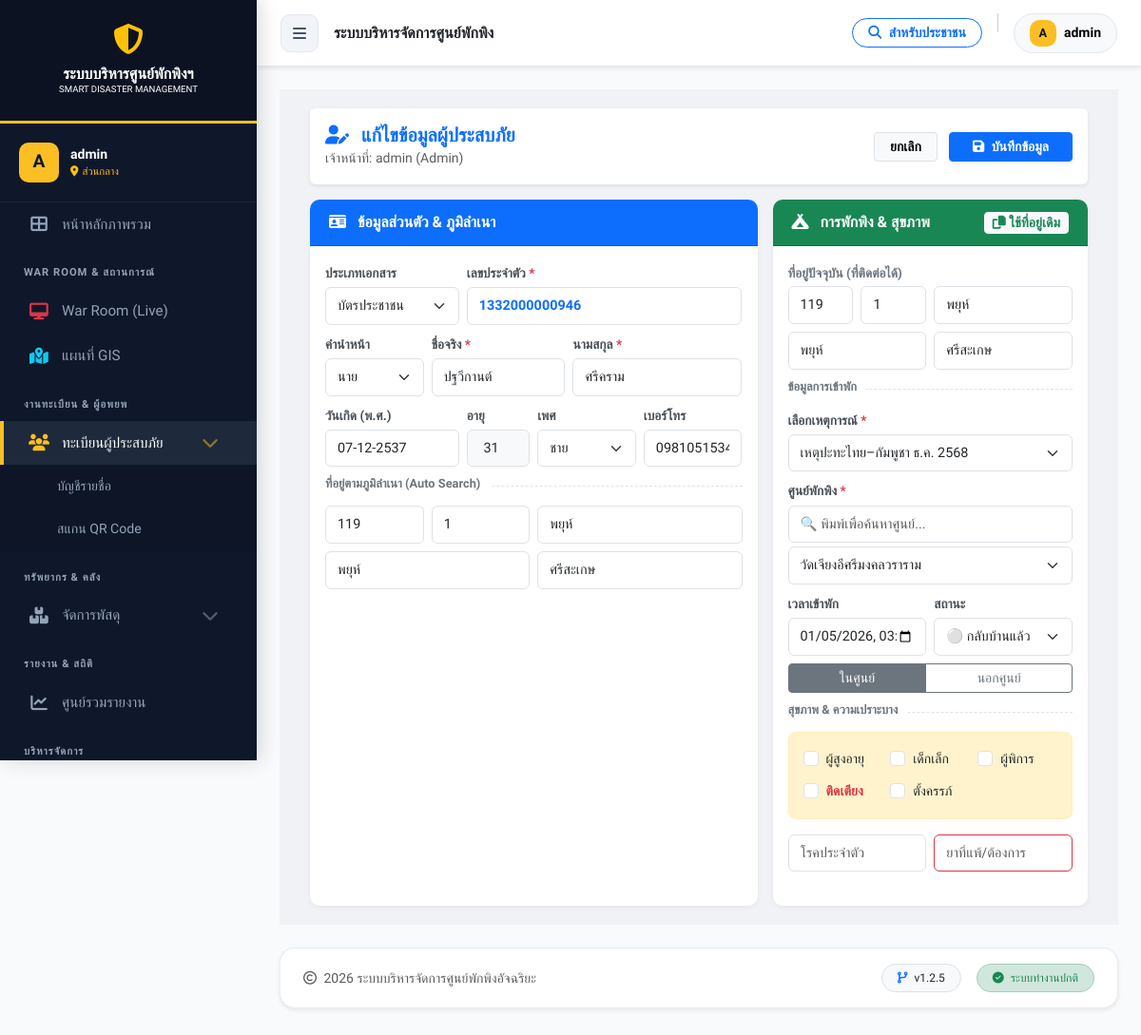
The page /evacuee_form.php?id=9 (signed in) on the database its author committed.
### tables this page shows
CREATE TABLE `evacuees` (
  `id` int(11) NOT NULL,
  `id_type` enum('thai_id','passport','no_doc') DEFAULT 'thai_id' COMMENT 'ประเภทบัตร',
  `id_card` varchar(20) NOT NULL COMMENT 'เลขบัตรประชาชน',
  `prefix` varchar(50) DEFAULT NULL,
  `first_name` varchar(100) NOT NULL,
  `last_name` varchar(100) NOT NULL,
  `birth_date` date DEFAULT NULL,
  `age` int(3) DEFAULT NULL,
  `gender` enum('male','female') DEFAULT NULL,
  `phone` varchar(20) DEFAULT NULL,
  `addr_no` varchar(50) DEFAULT NULL,
  `addr_moo` varchar(50) DEFAULT NULL,
  `addr_sub` varchar(100) DEFAULT NULL,
  `addr_dis` varchar(100) DEFAULT NULL,
  `addr_prov` varchar(100) DEFAULT NULL,
  `address` text DEFAULT NULL COMMENT 'ที่อยู่รวม (Auto generated)',
  `curr_addr_no` varchar(50) DEFAULT NULL,
  `curr_addr_moo` varchar(50) DEFAULT NULL,
  `curr_addr_sub` varchar(100) DEFAULT NULL,
  `curr_addr_dis` varchar(100) DEFAULT NULL,
  `curr_addr_prov` varchar(100) DEFAULT NULL,
  `current_address` text DEFAULT NULL COMMENT 'ที่อยู่ปัจจุบันรวม (Auto generated)',
  `shelter_id` int(11) NOT NULL,
  `stay_type` enum('shelter','outside') DEFAULT 'shelter' COMMENT 'ประเภทการพัก',
  `stay_detail` text DEFAULT NULL COMMENT 'รายละเอียดที่พัก (กรณีพักนอกศูนย์)',
  `status` enum('active','returned','hospitalized') DEFAULT 'active',
  `chronic_disease` text DEFAULT NULL,
  `medication` text DEFAULT NULL,
  `vulnerable_group` varchar(255) DEFAULT NULL COMMENT 'กลุ่มเปราะบาง CSV',
  `family_head_id` int(11) DEFAULT NULL,
  `registered_at` datetime DEFAULT current_timestamp(),
  `check_out_date` datetime DEFAULT NULL COMMENT 'วันที่ออกจากศูนย์',
  `updated_at` datetime DEFAULT current_timestamp() ON UPDATE current_timestamp()
);

CREATE TABLE `shelters` (
  `id` int(11) NOT NULL,
  `incident_id` int(11) NOT NULL COMMENT 'ผูกกับเหตุการณ์ไหน',
  `name` varchar(200) NOT NULL COMMENT 'ชื่อศูนย์',
  `location` text NOT NULL COMMENT 'ที่ตั้ง',
  `district` varchar(100) DEFAULT NULL,
  `province` varchar(100) DEFAULT NULL,
  `latitude` decimal(10,8) DEFAULT NULL,
  `longitude` decimal(11,8) DEFAULT NULL,
  `capacity` int(11) NOT NULL DEFAULT 0 COMMENT 'ความจุสูงสุด',
  `contact_person` varchar(255) DEFAULT NULL,
  `contact_phone` varchar(20) DEFAULT NULL,
  `status` enum('open','full','closed') NOT NULL DEFAULT 'open',
  `last_updated` datetime DEFAULT NULL,
  `created_at` datetime DEFAULT current_timestamp()
);

CREATE TABLE `incidents` (
  `id` int(11) NOT NULL,
  `name` varchar(200) NOT NULL COMMENT 'ชื่อเหตุการณ์ (เช่น น้ำท่วมปี 67)',
  `type` varchar(50) NOT NULL DEFAULT 'other',
  `description` text DEFAULT NULL,
  `start_date` date NOT NULL,
  `end_date` date DEFAULT NULL,
  `status` enum('active','closed') NOT NULL DEFAULT 'active',
  `created_at` timestamp NOT NULL DEFAULT current_timestamp(),
  `location_scope` varchar(255) DEFAULT NULL COMMENT 'ขอบเขตพื้นที่ (เช่น อ.เมือง)'
);

### evacuee_form.php (the view, shortened to what the rows shown need)
<?php
include 'includes/header.php';
$id = isset($_GET['id']) ? intval($_GET['id']) : 0;
$mode = $id > 0 ? 'edit' : 'add';
$role = $_SESSION['role'] ?? 'guest';
$user_shelter_id = $_SESSION['shelter_id'] ?? 0;
$incidents = [];
$inc_sql = "SELECT id, name FROM incidents WHERE status = 'active' ORDER BY created_at DESC";
$inc_res = $conn->query($inc_sql);
while($row = $inc_res->fetch_assoc()) {
    $incidents[] = $row;
}
$staff_incident_id = 0;
$data = [
    'id_type' => 'thai_id',
    'prefix' => 'นาย', 'first_name' => '', 'last_name' => '', 'id_card' => '',
    'birth_date' => '', 'birth_date_thai' => '', 'age' => '', 'gender' => 'male', 'phone' => '',
    'shelter_id' => ($role !== 'admin') ? $user_shelter_id : 0,
    'incident_id' => ($role !== 'admin') ? $staff_incident_id : 0,
    'stay_type' => 'shelter', 'stay_detail' => '',
    'status' => 'active',
    'chronic_disease' => '', 'medication' => '', 'vulnerable_group' => [],
    'addr_no'=>'','addr_moo'=>'','addr_sub'=>'','addr_dis'=>'','addr_prov'=>'',
    'curr_addr_no'=>'','curr_addr_moo'=>'','curr_addr_sub'=>'','curr_addr_dis'=>'','curr_addr_prov'=>'',
    'check_in_date' => date('Y-m-d\TH:i')
];
function dateToThai($date) {
    $ts = strtotime($date);
    $y = date('Y', $ts) + 543;
    return date('d-m-', $ts) . $y;
}
if ($mode == 'edit') {
    $stmt = $conn->prepare("SELECT e.*, s.incident_id
                            FROM evacuees e
                            LEFT JOIN shelters s ON e.shelter_id = s.id
                            WHERE e.id = ?");
    $stmt->bind_param("i", $id);
    $stmt->execute();
    $res = $stmt->get_result();
    if ($row = $res->fetch_assoc()) {
        $data = array_merge($data, $row);
        $data['birth_date_thai'] = dateToThai($row['birth_date']);
        $data['vulnerable_group'] = !empty($row['vulnerable_group']) ? explode(',', $row['vulnerable_group']) : [];
        if(isset($row['incident_id'])) {
             $data['incident_id'] = $row['incident_id'];
        }
        if(!empty($row['registered_at'])) {
            $data['check_in_date'] = date('Y-m-d\TH:i', strtotime($row['registered_at']));
        }
    }
}
?>
<link rel="stylesheet" href="https://cdnjs.cloudflare.com/ajax/libs/bootstrap-datepicker/1.9.0/css/bootstrap-datepicker.min.css">
<link rel="stylesheet" href="https://cdn.jsdelivr.net/npm/sweetalert2@11/dist/sweetalert2.min.css">
<link rel="stylesheet" href="https://earthchie.github.io/jquery.Thailand.js/jquery.Thailand.js/dist/jquery.Thailand.min.css">
<div class="main-content">
    <div class="container-fluid">
        <form action="evacuee_save.php" method="POST" class="needs-validation" novalidate id="evacForm" onsubmit="return validateForm()">
            <div class="row g-3">
                <div class="col-lg-7">
                    <div class="card h-100">
                        <div class="card-body">
                            <div class="row g-2 mb-3">
                                <div class="col-md-4">
                                    <label class="form-label">ประเภทเอกสาร</label>
                                    <select class="form-select form-select-sm" name="id_type" id="id_type" onchange="toggleIdValidation()">
                                        <option value="thai_id" <?php echo $data['id_type']=='thai_id'?'selected':''; ?>>บัตรประชาชน</option>
                                    </select>
                                </div>
                                <div class="col-md-8">
                                    <div class="input-icon-right">
                                        <input type="text" class="form-control form-control-sm fw-bold text-primary" name="id_card" id="id_card"
                                               value="<?php echo htmlspecialchars($data['id_card']); ?>" required
                                               <?php echo $mode=='edit'?'readonly':''; ?> placeholder="กรอกเลขบัตรเพื่อตรวจสอบ...">
                                    </div>
                                </div>
                                <div class="col-md-3">
                                    <label class="form-label">คำนำหน้า</label>
                                    <select class="form-select form-select-sm" name="prefix" id="prefix" required>
                                        <?php foreach(['นาย','นาง','นางสาว','ด.ช.','ด.ญ.'] as $p) echo "<option value='$p' ".($data['prefix']==$p?'selected':'').">$p</option>"; ?>
                                    </select>
                                </div>
                                <div class="col-md-4">
                                    <label class="form-label">ชื่อจริง <span class="required-mark">*</span></label>
                                    <input type="text" class="form-control form-control-sm" name="first_name" id="first_name" value="<?php echo htmlspecialchars($data['first_name']); ?>" required>
                                </div>
                                <div class="col-md-5">
                                    <label class="form-label">นามสกุล <span class="required-mark">*</span></label>
                                    <input type="text" class="form-control form-control-sm" name="last_name" id="last_name" value="<?php echo htmlspecialchars($data['last_name']); ?>" required>
                                </div>
                                <div class="col-md-2">
                                    <label class="form-label">อายุ</label>
                                    <input type="number" class="form-control form-control-sm bg-light text-center" name="age" id="age" value="<?php echo $data['age']; ?>">
                                </div>
                                <div class="col-md-3">
                                    <label class="form-label">เพศ</label>
                                    <select class="form-select form-select-sm" name="gender" id="gender">
                                        <option value="male" <?php echo $data['gender']=='male'?'selected':''; ?>>ชาย</option>
                                    </select>
                                </div>
                                <div class="col-md-3">
                                    <label class="form-label">เบอร์โทร</label>
                                    <input type="tel" class="form-control form-control-sm" name="phone" id="phone" value="<?php echo htmlspecialchars($data['phone']); ?>">
                                </div>
                            </div>
                            <div class="row g-2">
                                <div class="col-3"><input type="text" class="form-control form-control-sm" name="addr_no" id="addr_no" placeholder="บ้านเลขที่" value="<?php echo htmlspecialchars($data['addr_no']); ?>" required></div>
                                <div class="col-3"><input type="text" class="form-control form-control-sm" name="addr_moo" id="addr_moo" placeholder="หมู่ที่" value="<?php echo htmlspecialchars($data['addr_moo']); ?>"></div>
                                <div class="col-6"><input type="text" class="form-control form-control-sm" name="addr_sub" id="addr_sub" placeholder="ตำบล/แขวง" value="<?php echo htmlspecialchars($data['addr_sub']); ?>" required autocomplete="off"></div>
                                <div class="col-6"><input type="text" class="form-control form-control-sm" name="addr_dis" id="addr_dis" placeholder="อำเภอ/เขต" value="<?php echo htmlspecialchars($data['addr_dis']); ?>" required autocomplete="off"></div>
                                <div class="col-6"><input type="text" class="form-control form-control-sm" name="addr_prov" id="addr_prov" placeholder="จังหวัด" value="<?php echo htmlspecialchars($data['addr_prov']); ?>" required autocomplete="off"></div>
                            </div>
                        </div>
                    </div>
                </div>
                <div class="col-lg-5">
                    <div class="card h-100">
                        <div class="card-body">
                            <div class="row g-2 mb-3">
                                <div class="col-3"><input type="text" class="form-control form-control-sm" name="curr_addr_no" id="curr_addr_no" placeholder="บ้านเลขที่" value="<?php echo htmlspecialchars($data['curr_addr_no']); ?>"></div>
                                <div class="col-3"><input type="text" class="form-control form-control-sm" name="curr_addr_moo" id="curr_addr_moo" placeholder="หมู่ที่" value="<?php echo htmlspecialchars($data['curr_addr_moo']); ?>"></div>
                                <div class="col-6"><input type="text" class="form-control form-control-sm" name="curr_addr_sub" id="curr_addr_sub" placeholder="ตำบล" value="<?php echo htmlspecialchars($data['curr_addr_sub']); ?>" autocomplete="off"></div>
                                <div class="col-6"><input type="text" class="form-control form-control-sm" name="curr_addr_dis" id="curr_addr_dis" placeholder="อำเภอ" value="<?php echo htmlspecialchars($data['curr_addr_dis']); ?>" autocomplete="off"></div>
                                <div class="col-6"><input type="text" class="form-control form-control-sm" name="curr_addr_prov" id="curr_addr_prov" placeholder="จังหวัด" value="<?php echo htmlspecialchars($data['curr_addr_prov']); ?>" autocomplete="off"></div>
                            </div>
                            <div class="mb-2">
                                <label class="form-label">เลือกเหตุการณ์ <span class="required-mark">*</span></label>
                                <select class="form-select form-select-sm" name="incident_id" id="incident_id" onchange="filterShelters()" <?php echo ($role!=='admin')?'disabled style="background-color: #e9ecef;"':''; ?>>
                                    <?php foreach($incidents as $inc): ?>
                                        <option value="<?php echo $inc['id']; ?>" <?php echo ($data['incident_id'] == $inc['id']) ? 'selected' : ''; ?>>
                                            <?php echo $inc['name']; ?>
                                        </option>
                                    <?php endforeach; ?>
                                </select>
                            </div>
                            <div class="row g-2 mb-2">
                                <div class="col-6">
                                    <label class="form-label">สถานะ</label>
                                    <select class="form-select form-select-sm" name="status" id="status">
                                        <option value="returned" <?php echo $data['status']=='returned'?'selected':''; ?>>⚪ กลับบ้านแล้ว</option>
                                    </select>
                                </div>
                            </div>
                        </div>
                    </div>
                </div>
            </div>
        </form>
    </div>
</div>
<?php include 'includes/footer.php'; ?>

### rows shown on the page
evacuees: id_type "บัตรประชาชน", id_card "1332000000946", prefix "นาย", first_name "ปฐวีกานต์", last_name "ศรีคราม", age "31", gender "ชาย", phone "0981051534", addr_no "119", addr_moo "1", addr_sub "พยุห์", addr_dis "พยุห์", addr_prov "ศรีสะเกษ", curr_addr_no "119", curr_addr_moo "1", curr_addr_sub "พยุห์", curr_addr_dis "พยุห์", curr_addr_prov "ศรีสะเกษ", status "⚪ กลับบ้านแล้ว"
shelters: incident_id "เหตุปะทะไทย–กัมพูชา ธ.ค. 2568"

### other values the page prints
substr($_SESSION['username'] ?? 'U', 0, 1) "A"
$_SESSION['username'] "admin"
$user_shelter_name ?: 'ส่วนกลาง' "ส่วนกลาง"
$role "Admin"
